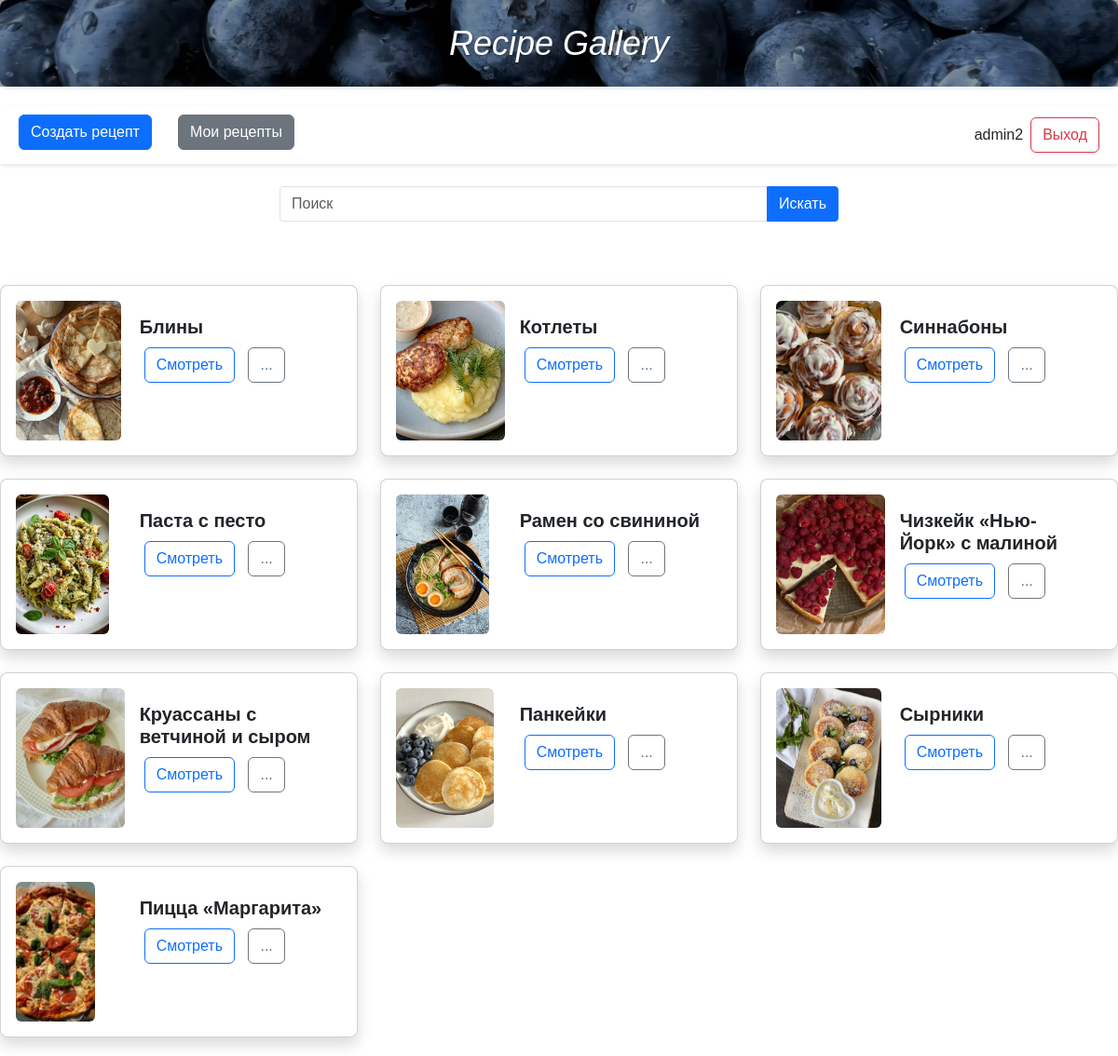
/main (signed in), run on the app's committed database.
### base.py (models this page shows)
class Users(SqlAlchemyBase):
    __tablename__ = 'users'
    id = sa.Column(sa.Integer,
                   primary_key=True,
                   autoincrement=True,
                   unique=True)
    login = sa.Column(sa.String(255),
                      nullable=False,
                      unique=True)
    password = sa.Column(sa.String(255),
                         nullable=False)
    recipes = orm.relationship("Recipes",
                               order_by="Recipes.id",
                               back_populates="user")
    comments = orm.relationship("Comments",
                                order_by="Comments.id",
                                back_populates="user")

class Recipes(SqlAlchemyBase):
    __tablename__ = 'recipes'
    id = sa.Column(sa.Integer,
                   primary_key=True,
                   autoincrement=True,
                   unique=True)
    user_id = sa.Column(sa.Integer,
                        ForeignKey('users.id'),
                        nullable=False)
    title = sa.Column(sa.String(255),
                      nullable=False)
    ingredients = sa.Column(sa.Text,
                            nullable=False)
    description = sa.Column(sa.Text,
                            nullable=False)
    image = sa.Column(sa.String(255),
                      nullable=True)
    user = orm.relationship("Users", back_populates="recipes")
    comments = orm.relationship("Comments",
                                order_by="Comments.id",
                                back_populates="recipe")

### main.py (the view)
@app.route('/main')
def main():
    user_id = session.get('user_id')
    if not user_id:
        return redirect(url_for('login'))
    user = db_session.query(Users).filter_by(id=user_id).first()
    search_query = request.args.get('search', '').strip().lower()
    if search_query:
        search_words = search_query.split()
        all_recipes = db_session.query(Recipes).all()
        filtered_recipes = []
        for recipe in all_recipes:
            recipe_title_lower = recipe.title.lower()
            if all(
                    any(
                        word in part
                        for part in recipe_title_lower.split()
                    )
                    for word in search_words
            ):
                filtered_recipes.append(recipe)
        recipes = filtered_recipes
    else:
        recipes = db_session.query(Recipes).all()
    return render_template('main.html', user=user, recipes=recipes, search_query=search_query)

### templates/main.html (shortened to what this page needs)
<!DOCTYPE html>
<html lang="ru">
<head>
    <link href="https://cdn.jsdelivr.net/npm/bootstrap@5.3.0/dist/css/bootstrap.min.css" rel="stylesheet">
    <link rel="stylesheet" href="{{ url_for('static', filename='main.css') }}">
    <link rel="stylesheet" href="{{ url_for('static', filename='recipe-form.css') }}">
</head>
<body>
    <div class="header-container">
        <h1 class="header-title">Recipe Gallery</h1>
    </div>
    <div class="control-panel">
        <div class="d-flex justify-content-between align-items-center">
            <div class="buttons">
                <a href="{{ url_for('create_recipe') }}" class="btn btn-primary me-2">Создать рецепт</a>
                <a href="{{ url_for('my_recipes') }}" class="btn btn-secondary me-2">Мои рецепты</a>
            </div>
            <div class="user-info d-flex align-items-center">
                <span class="text-dark me-2">{{ user.login }}</span>
                <a href="{{ url_for('logout') }}" class="btn btn-outline-danger">Выход</a>
            </div>
        </div>
    </div>
    <div class="search-container mt-4 mb-4">
        <form method="GET" action="{{ url_for('main') }}">
            <div class="input-group">
                <input type="text"
                       class="form-control"
                       name="search"
                       placeholder="Поиск"
                       value="{{ request.args.get('search', '') }}"
                       onfocus="if(this.value === 'Поиск') {this.value = '';}">
                <button class="btn btn-primary" type="submit">Искать</button>
            </div>
        </form>
    </div>
    <div class="recipe-section container-fluid px-0 mt-5">
        <div class="row g-4">
            {% for recipe in recipes %}
            <div class="col-md-6 col-lg-4">
                <div class="recipe-card card p-3 shadow">
                    <div class="row g-0">
                        <div class="col-4">
                            <img src="{{ url_for('static', filename='images/' + recipe.image) }}"
                                 alt="Рецепт"
                                 class="img-fluid rounded"
                                 style="height: 150px; object-fit: cover;">
                        </div>
                        <div class="col-8">
                            <div class="card-body">
                                <h5 class="card-title">{{ recipe.title }}</h5>
                                <div class="d-flex justify-content-between">
                                    <div>
                                        <a href="{{ url_for('view_recipe', recipe_id=recipe.id) }}"
                                           class="btn btn-outline-primary">Смотреть</a>
                                        <a href="{{ url_for('comments', recipe_id=recipe.id) }}"
                                           class="btn btn-outline-secondary">...</a>
                                    </div>
                                </div>
                            </div>
                        </div>
                    </div>
                </div>
            </div>
            {% endfor %}
        </div>
    </div>
</body>
</html>

### static/main.css (style rules this page uses)
body { font-family: Arial, sans-serif; margin: 0; padding: 0; }
.header-container { background: url('/static/berry.jpg') no-repeat center center; background-size: cover; padding: 25px 0; text-align: center; border: 3px solid darken(#4D5668, 20%); border-radius: 8px; margin-bottom: 20px; box-shadow: 0 2px 4px rgba(0,0,0,0.1); position: relative; }
.header-container::before { content: ''; position: absolute; top: 0; left: 0; width: 100%; height: 100%; background: rgba(0, 0, 0, 0.4); z-index: 0; }
.header-title { font-size: 36px; color: white; font-style: italic; text-shadow: 1px 1px 2px rgba(0,0,0,0.3); margin: 0; position: relative; z-index: 1; }
.control-panel { padding: 10px 20px; background-color: white; box-shadow: 0 2px 4px rgba(0,0,0,0.1); width: 100%; margin: 0; }
.control-panel .buttons { display: flex; gap: 20px; margin-bottom: 5px; }
.control-panel .user-info { text-align: right; }
.btn-primary { background-color: #0d6efd; border-color: #0d6efd; }
.btn-secondary { background-color: #6c757d; border-color: #6c757d; }
.recipe-section { padding: 20px 0; }
.recipe-card { border-radius: 8px; transition: transform 0.3s; background-color: #fff; }
.recipe-card .card-title { font-weight: 600; margin-bottom: 10px; }
.recipe-card .btn { margin: 0 5px; }
.user-info .btn-outline-danger { border: 1px solid #dc3545; color: #dc3545; }
.search-container { padding: 0 20px; }
.input-group { width: 100%; max-width: 400px; margin: 0 auto; }
.input-group input { border-radius: 4px 0 0 4px; }
.input-group button { border-radius: 0 4px 4px 0; }
.input-group { width: 100%; max-width: 600px; margin: 0 auto; }
.input-group .btn-primary { border-radius: 0 4px 4px 0; }

### static/recipe-form.css (style rules this page uses)
.card { background-color: #fff; border-radius: 8px; box-shadow: 0 4px 12px rgba(0,0,0,0.1); width: 100%; max-width: 1400px; margin: 0 auto; padding: 2rem; position: relative; }

### data on the page
Users: login "admin2"
Recipes: image (picture), title "Блины"
Recipes: image (picture), title "Котлеты"
Recipes: image (picture), title "Синнабоны"
Recipes: image (picture), title "Паста с песто"
Recipes: image (picture), title "Рамен со свининой"
Recipes: image (picture), title "Чизкейк «Нью-Йорк» с малиной"
Recipes: image (picture), title "Круассаны с ветчиной и сыром"
Recipes: image (picture), title "Панкейки"
Recipes: image (picture), title "Сырники"
Recipes: image (picture), title "Пицца «Маргарита»"
